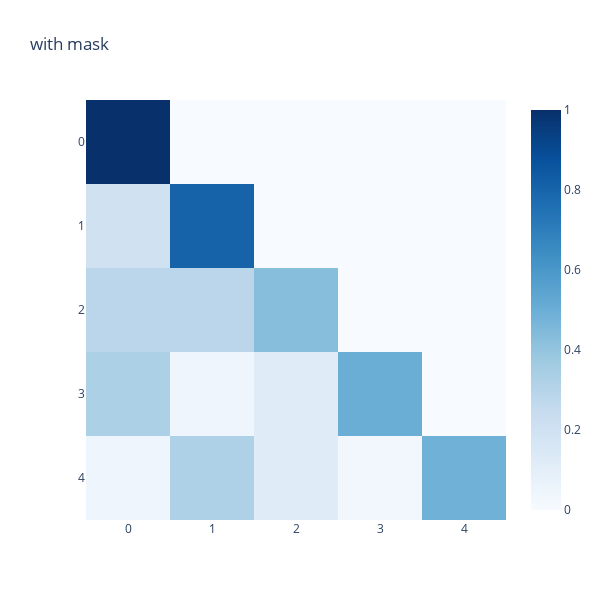

The notebook cell saved with this chart:
### Code cell
#考虑mask
out,p_att = attention(query, key, value, mask = tril_mask(torch.zeros(3,5)))
fig = px.imshow(p_att[0],color_continuous_scale="blues",
                height=600,width=600,
                title="with mask")
fig.show()

### Figure 1 — Plotly figure (JSON) as saved in the notebook; plotly's stock layout.template omitted (floating-point values rounded to 4 significant figures)
{"data": [{"coloraxis": "coloraxis", "hovertemplate": "x: %{x}<br>y: %{y}<br>color: %{z}<extra></extra>", "name": "0", "type": "heatmap", "xaxis": "x", "yaxis": "y", "z": [[1.0, 0.0, 0.0, 0.0, 0.0], [0.1956, 0.8044, 0.0, 0.0, 0.0], [0.2846, 0.2846, 0.4308, 0.0, 0.0], [0.3315, 0.04488, 0.122, 0.5017, 0.0], [0.04358, 0.3219, 0.1185, 0.0288, 0.4872]]}], "layout": {"coloraxis": {"colorscale": [[0, "rgb(247,251,255)"], [0.125, "rgb(222,235,247)"], [0.25, "rgb(198,219,239)"], [0.375, "rgb(158,202,225)"], [0.5, "rgb(107,174,214)"], [0.625, "rgb(66,146,198)"], [0.75, "rgb(33,113,181)"], [0.875, "rgb(8,81,156)"], [1, "rgb(8,48,107)"]]}, "height": 600, "title": {"text": "with mask"}, "width": 600, "xaxis": {"anchor": "y", "constrain": "domain", "domain": [0, 1], "scaleanchor": "y"}, "yaxis": {"anchor": "x", "autorange": "reversed", "constrain": "domain", "domain": [0, 1]}}}
